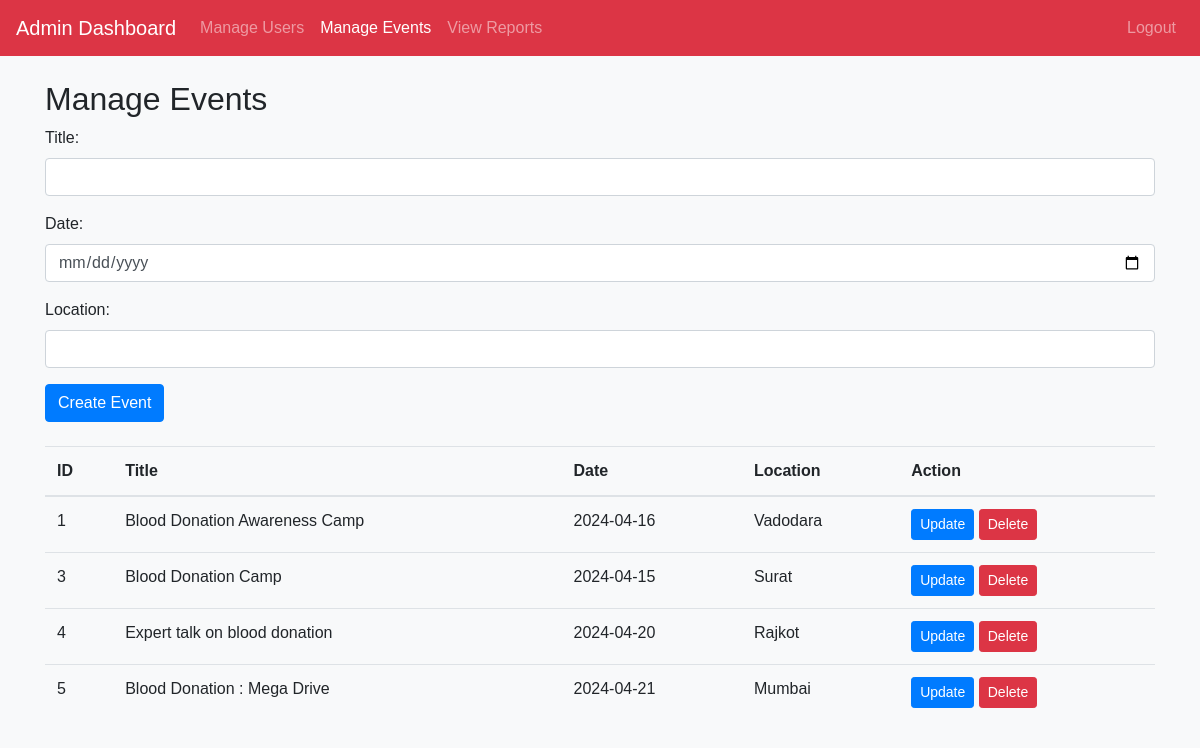
Screenshot of /manage_events.php with the database file from the repository.
### tables this page shows
CREATE TABLE `tblevent` (
  `event_id` int(11) NOT NULL,
  `title` varchar(250) NOT NULL,
  `date` date NOT NULL,
  `location` varchar(50) NOT NULL
);

### MyDb.php (called while the page is built, shortened)
<?php
	class MyDb
	{
		var $conn;
		function __construct()
		{
			$this->conn = new mysqli("localhost","root","","db_blood");
		}
		function selectEvent(){
			$qry = "SELECT * FROM tblEvent";
			$stmt = $this->conn->prepare($qry);
			$stmt->execute();
			$resultSet = $stmt->get_result();
			$data = $resultSet->fetch_all(MYSQLI_ASSOC);
			return $data;
		}
	}
 ?>

### manage_events.php (the view, shortened to what this page needs)
<?php
    include 'MyDb.php';
    $obj = new MyDb();
?>
<!DOCTYPE html>
<html lang="en">
<head>
    <link href="https://stackpath.bootstrapcdn.com/bootstrap/4.5.2/css/bootstrap.min.css" rel="stylesheet">
</head>
<body>
    <nav class="navbar navbar-expand-lg navbar-dark bg-danger">
        <span class="navbar-brand mb-0 h1">Admin Dashboard</span>
        <div class="collapse navbar-collapse" id="navbarNav">
            <ul class="navbar-nav">
                <li class="nav-item">
                    <a class="nav-link " href="Admin_Dashboard.php">Manage Users</a>
                </li>
                <li class="nav-item">
                    <a class="nav-link active" href="manage_events.php">Manage Events</a>
                </li>
                <li class="nav-item">
                    <a class="nav-link" href="view_reports.php">View Reports</a>
                </li>
            </ul>
            <ul class="navbar-nav ml-auto">
                <li class="nav-item">
                    <a class="nav-link" href="Login.php">Logout</a>
                </li>
            </ul>
        </div>
    </nav>
    <div class="container mt-4">
        <h2>Manage Events</h2>
        <form action="manage_events.php" method="POST">
            <div class="form-group">
                <label for="title">Title:</label>
                <input type="text" class="form-control" id="title" name="title">
            </div>
            <div class="form-group">
                <label for="date">Date:</label>
                <input type="date" class="form-control" id="date" name="date">
            </div>
            <div class="form-group">
                <label for="location">Location:</label>
                <input type="text" class="form-control" id="location" name="location">
            </div>
            <button type="submit" name="btnCreateEvent" class="btn btn-primary">Create Event</button>
        </form>
    </div>
</body>
</html>
<?php
    echo "<div class='container mt-4'>";
        echo "<table class='table'>";
        echo "<thead>";
            echo "<tr>";
                echo "<th>ID</th>";
                echo "<th>Title</th>";
                echo "<th>Date</th>";
                echo "<th>Location</th>";
                echo "<th>Action</th>";
            echo "</tr>";
        echo "</thead>";
        echo "<tbody>";
            $result = $obj->selectEvent();
            foreach($result as $row)
            {
                echo "<tr>
                    <td>".$row["event_id"]."</td>
                    <td>".$row["title"]."</td>
                    <td>".$row["date"]."</td>
                    <td>".$row["location"]."</td>
                    <td>
                        <button type='button' class='btn btn-sm btn-primary' onclick='openUpdateModal(".$row["event_id"].")'>Update</button>
                        <button type='button' class='btn btn-sm btn-danger'
                        onclick='openDeleteModal(".$row["event_id"].")'>Delete</button>
                    </td>
                </tr>";
            }
        echo "</tbody>";
        echo "</table>";
    echo "</div>";
?>

### manage_events.php (style rules this page uses)
body { background-color: #f8f9fa; font-family: Arial, sans-serif; }

### rows the page displays
tblevent: event_id "1", title "Blood Donation Awareness Camp", date "2024-04-16", location "Vadodara"
tblevent: event_id "3", title "Blood Donation Camp", date "2024-04-15", location "Surat"
tblevent: event_id "4", title "Expert talk on blood donation", date "2024-04-20", location "Rajkot"
tblevent: event_id "5", title "Blood Donation : Mega Drive", date "2024-04-21", location "Mumbai"
